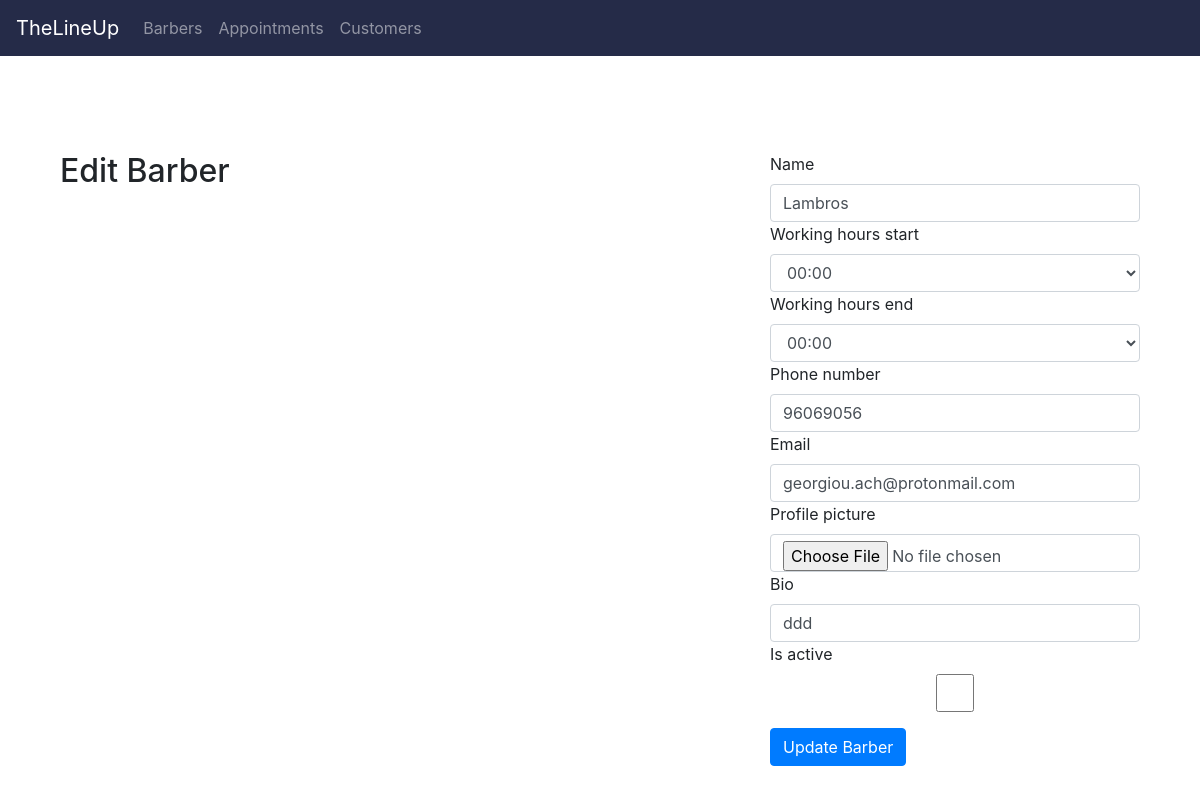
Page /barbers/edit/1/ on the committed database.
### barbers/models.py (models this page shows, shortened)
class Barber(models.Model):
    name = models.CharField(max_length=100)  # Name of the barber
    working_hours_start = models.TimeField()  # Start time of the barber's working hours
    working_hours_end = models.TimeField()  # End time of the barber's working hours
    phone_number = models.CharField(max_length=15)  # Contact number for the barber
    email = models.EmailField()  # Email address for the barber
    profile_picture = models.ImageField(upload_to='barbers/')  # Barber's profile picture
    bio = models.TextField()  # Short biography or description about the barber
    is_active = models.BooleanField(default=True)  # If the barber is currently active or not

### barbers/views.py (the view)
# urls.py: path('edit/<int:barber_id>/', views.edit_barber, name='edit_barber'),
def edit_barber(request, barber_id):
    barber = get_object_or_404(Barber, id=barber_id)
    if request.method == 'POST':
        form = BarberForm(request.POST, request.FILES, instance=barber)
        if form.is_valid():
            form.save()
            return redirect('list_barbers')
    else:
        form = BarberForm(instance=barber)
    return render(request, 'barbers/edit.html', {'form': form})

### barbers/forms.py
class BarberForm(forms.ModelForm):
    working_hours_start = forms.ChoiceField(choices=generate_time_choices(), widget=forms.Select(attrs={'class': 'form-control'}))
    working_hours_end = forms.ChoiceField(choices=generate_time_choices(), widget=forms.Select(attrs={'class': 'form-control'}))
    class Meta:
        model = Barber
        fields = ['name', 'working_hours_start', 'working_hours_end', 'phone_number', 'email', 'profile_picture', 'bio', 'is_active']

### barbers/templates/barbers/edit.html (shortened to what this page needs)
{% extends "base.html" %}
{% block content %}
<div class="container mt-5">
    <h2 class="mb-4">Edit Barber</h2>
    <form method="post" enctype="multipart/form-data">
        <div class="mb-3">
            {% for field in form %}
                <label for="{{ field.id_for_label }}" class="form-label">{{ field.label }}</label>
                {% if field.name == "working_hours_start" or field.name == "working_hours_end" %}
                    <select name="{{ field.name }}" id="{{ field.auto_id }}" class="form-control">
                        {% for choice in field.field.choices %}
                            <option value="{{ choice.0 }}" {% if field.value == choice.0 %}selected{% endif %}>{{ choice.1 }}</option>
                        {% endfor %}
                    </select>
                {% else %}
                    <input type="{{ field.field.widget.input_type }}" name="{{ field.name }}" id="{{ field.auto_id }}" class="form-control" value="{{ field.value|default:'' }}">
                {% endif %}
            {% endfor %}
        </div>
        <button type="submit" class="btn btn-primary">Update Barber</button>
    </form>
</div>
{% endblock %}

### static/css/styles.css (style rules this page uses)
.container.mt-5 { display: flex; flex-wrap: wrap; justify-content: space-between; overflow-x: auto; }

### rows in the picture
Barber: name "Lambros" "96069056" "georgiou.ach@protonmail.com" "ddd"

### other values in the picture
{{ field.label }} "Name" "Working hours start" "Working hours end" "Phone number" "Email" "Profile picture" "Bio" "Is active"
form field working_hours_start "00:00"
form field working_hours_end "00:00"
